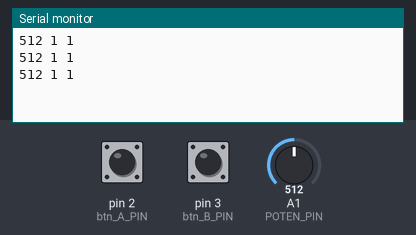
The sketch below on a simulated Arduino Uno, built with avr-gcc and run on an emulated ATmega328P. On the bench: the last lines printed to the serial monitor. Inputs (shaded band) come from the test bench; at power-on: A1 (POTEN_PIN) = 512, pin 2 (btn_A_PIN) HIGH, pin 3 (btn_B_PIN) HIGH.

Above: at 1.2 s.
1.3 s: A1 (POTEN_PIN) set to 716
At 1.9 s:
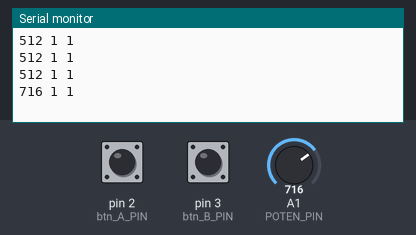
2.8 s: pin 2 (btn_A_PIN) pulled LOW for 0.15 s
At 4.1 s:
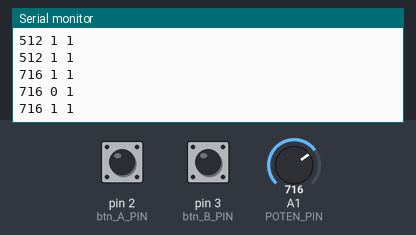
4.4 s: pin 3 (btn_B_PIN) pulled LOW for 0.15 s
At 5.7 s:
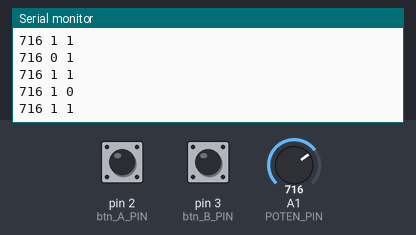
6.0 s: A1 (POTEN_PIN) set to 900
At 6.8 s:
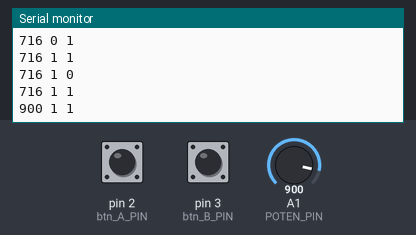
7.5 s: pin 2 (btn_A_PIN) pulled LOW for 1 s
At 9.7 s:
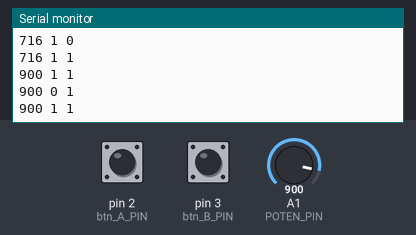
10.0 s: pin 3 (btn_B_PIN) pulled LOW for 1 s
At 12.0 s:
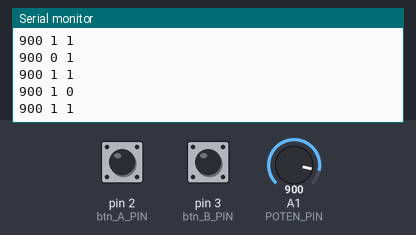
Timing chart, 0 to 13.5 s (numbered marks = the images above; inputs shaded):
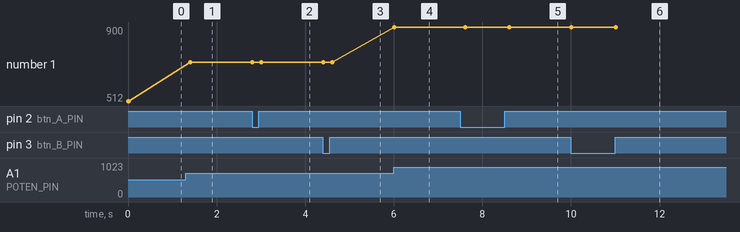

The sketch:

arduino-exam.ino
```cpp
const int POTEN_PIN = A1;
const int PHOTO_PIN = A3;

const int btn_A_PIN = 2;
const int btn_B_PIN = 3;

int btn_A_value = 0;
int btn_B_value = 0;

int previous_btn_A_value = 0;
int previous_btn_B_value = 0;

int myLEDs[2] = {5, 6};

int actuatorValue = 0;
int previousValue = 0;

void setup() {
  // put your setup code here, to run once:

/*___________________________________________

1) Set the mode for each Pin.
_____________________________________________ */
  pinMode(btn_A_PIN, INPUT_PULLUP);
  pinMode(btn_B_PIN, INPUT_PULLUP);

  Serial.begin(9600);

}

void loop() {
  // put your main code here, to run repeatedly:
   if(Serial.available() > 0) {
    receivingData();
  } else {
    sendingData();
  }

  delay(100);

}

void sendingData() {

  /*___________________________________________

2) Read the value of each pin below
_____________________________________________ */

  actuatorValue = analogRead(POTEN_PIN);
  btn_A_value = digitalRead(btn_A_PIN);
  btn_B_value = digitalRead(btn_B_PIN);


  if (previousValue != actuatorValue) {
    sendSerialMessage(actuatorValue, btn_A_value, btn_B_value);
    previousValue = actuatorValue;
  }

  if (previous_btn_A_value != btn_A_value) {
    sendSerialMessage(actuatorValue, btn_A_value, btn_B_value);
    previous_btn_A_value = btn_A_value;
  }

    if (previous_btn_B_value != btn_B_value) {
    sendSerialMessage(actuatorValue, btn_A_value, btn_B_value);
    previous_btn_B_value = btn_B_value;
  }

  delay(100);
}

/*___________________________________________

3) Print the value of the actuator and the value of each button.

Example:
Serial.print(value);
Serial.print(' ');
Serial.println();
_____________________________________________ */

void sendSerialMessage(int actuatorValue, int btn_A_value, int btn_B_value) {

  Serial.print(actuatorValue);
  Serial.print(' ');
  Serial.print(btn_A_value);
  Serial.print(' ');
  Serial.println(btn_B_value);
};

/*___________________________________________

4) Receive the messages sended by the Game.
S is for scoring: If you score a point, both leds should turn on and off
L is for loosing: If you loose, both leds should turn on
_____________________________________________ */

void receivingData() {
  char inByte = Serial.read();

  switch(inByte){
    case 'S':

      digitalWrite(myLEDs[0], HIGH);
      digitalWrite(myLEDs[1], HIGH);
      delay(1000);
      digitalWrite(myLEDs[0], LOW);
      digitalWrite(myLEDs[1], LOW);

      break;

    case 'L':
      digitalWrite(myLEDs[0], HIGH);
      digitalWrite(myLEDs[1], HIGH);

      break;
  }
  Serial.flush();
}
```

Measured:
- after the input at 1.3 s, the serial monitor: prints a new line after 0.10 s (image 1)
- after the input at 2.8 s, the serial monitor: prints a new line at once (image 2)
- after the input at 4.4 s, the serial monitor: prints a new line at once (image 3)
- after the input at 6.0 s, the serial monitor: prints a new line at once (image 4)
- after the input at 7.5 s, the serial monitor: prints a new line after 0.11 s (image 5)
- after the input at 10.0 s, the serial monitor: prints a new line at once (image 6)
- plotted number 1: 512 → 716 after the input at 1.3 s, 716 → 900 after the input at 6.0 s
